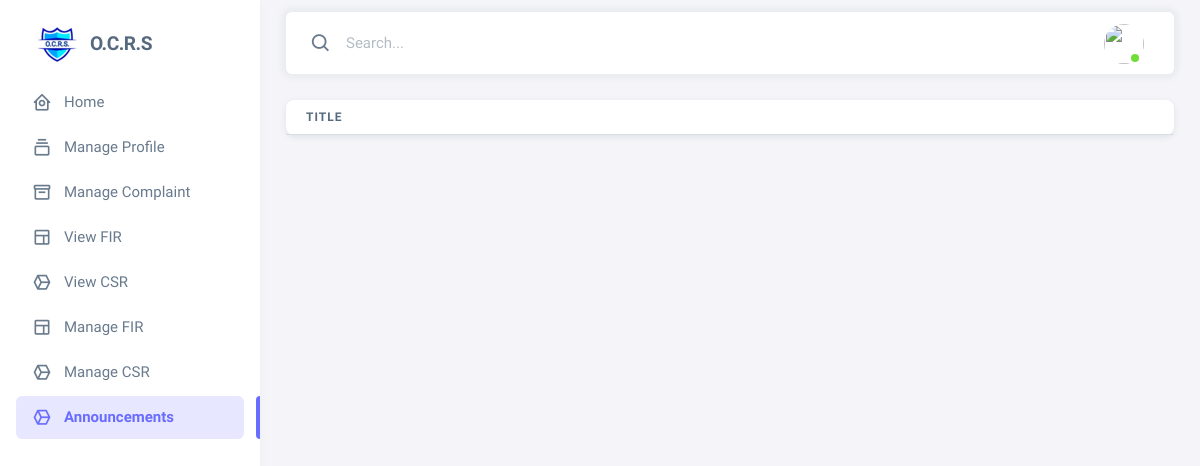
The page /view_announcements/ on the database as committed earlier.
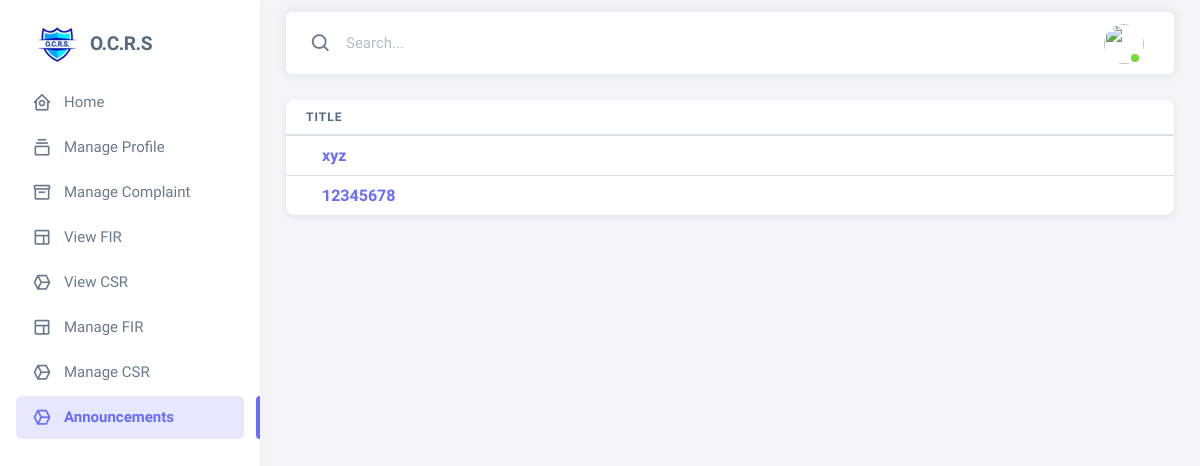
The same page on the database as committed later.
### complaints/models.py (models this page shows, shortened)
class announcements(models.Model):
    announcement_id = models.AutoField(primary_key=True,unique=True)
    title = models.CharField(max_length=50,blank=False,null=False)
    description = models.TextField(max_length=5000,blank=False,null=False)
    image = models.ImageField(null=True, blank=True, upload_to="announcements images/")
    created_at = models.DateTimeField(default=timezone.now, null=True, blank=True)
    updated_at = models.DateTimeField(auto_now=True,null=True,blank=True)
    class Meta:
        verbose_name_plural = "announcements"

### ocrs/views.py (the view)
# urls.py: path('view_announcements/', views.view_announcements, name='view_announcements'),
def view_announcements(request):
    temp_announcements = announcements.objects.all()
    context = {
        'announcements' : temp_announcements
    }
    return render(request, 'police_incharge_announcements.html',context)

### templates/police_incharge_announcements.html (shortened to what this page needs)
{% extends 'police_incharge_sidebar.html' %}
{% block pi_announcements %}
<div class="card">
    <div class="table-responsive text-nowrap">
        <table class="table table-hover">
            <thead>
                <tr>
                    <th>Title </th>
                </tr>
            </thead>
            <tbody class="table-border-bottom-0">
                {% for announcement in announcements %}
                <tr>
                    <td><a href="{% url 'view_announcement' announcement.announcement_id %}"> <strong>{{ announcement.title }}</strong></a></td>
                </tr>
                {% endfor %}
            </tbody>
        </table>
    </div>
</div>
{% endblock %}

Rows that differ between the two databases and show on the page:
added announcements: title "xyz"
added announcements: title "12345678"
